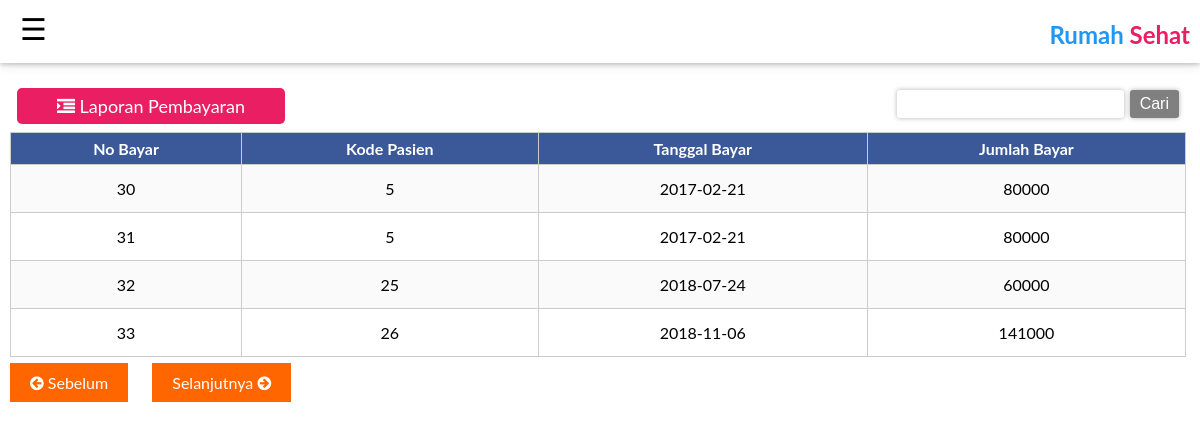
/apoteker/data-pembayaran.php, run on the app's committed database.
### tables this page shows
CREATE TABLE `tb_pembayaran` (
  `no_bayar` int(50) NOT NULL,
  `kd_pasien` int(50) NOT NULL,
  `tglbyr` date NOT NULL,
  `jmlbyr` int(50) NOT NULL
);

### apoteker/data-pembayaran.php (the view, shortened to what this page needs)
<?php require_once('../Connections/koneksi.php'); ?>
<?php
$currentPage = $_SERVER["PHP_SELF"];
$maxRows_Recordset1 = 7;
$pageNum_Recordset1 = 0;
$startRow_Recordset1 = $pageNum_Recordset1 * $maxRows_Recordset1;
$query_Recordset1 = "SELECT * FROM tb_pembayaran";
$query_limit_Recordset1 = sprintf("%s LIMIT %d, %d", $query_Recordset1, $startRow_Recordset1, $maxRows_Recordset1);
$Recordset1 = mysql_query($query_limit_Recordset1, $koneksi) or die(mysql_error());
$row_Recordset1 = mysql_fetch_assoc($Recordset1);
if (isset($_GET['totalRows_Recordset1'])) {
  $totalRows_Recordset1 = $_GET['totalRows_Recordset1'];
} else {
  $all_Recordset1 = mysql_query($query_Recordset1);
  $totalRows_Recordset1 = mysql_num_rows($all_Recordset1);
}
$totalPages_Recordset1 = ceil($totalRows_Recordset1/$maxRows_Recordset1)-1;
$queryString_Recordset1 = "";
$queryString_Recordset1 = sprintf("&totalRows_Recordset1=%d%s", $totalRows_Recordset1, $queryString_Recordset1);
?>
<!DOCTYPE html PUBLIC "-//W3C//DTD XHTML 1.0 Transitional//EN" "http://www.w3.org/TR/xhtml1/DTD/xhtml1-transitional.dtd">
<html xmlns="http://www.w3.org/1999/xhtml">
<head>
	<link href="css/sidebar.css" rel="stylesheet">
	<link href="css/css.css" rel="stylesheet">
	<link href="../css/font-awesome.min.css" rel="stylesheet" type="text/css" />
</head>
<body>
<?php include"header.php"?>
<div class="content-admin" style="overflow-x:auto;">
<div style="float:left;margin:15px;">
	<a class="bayaran" href="laporan-pembayaran.php"><i class="fa fa-indent" style="color:white;"></i> Laporan Pembayaran</a>
 </div>
 <div style="float:right;margin:0px 19px;">
   <form id="form1" name="form1" method="post" action="cari-bayar.php">
      <input type="text" name="caripembayaran" id="textfield" />
      <input type="submit" name="button" id="button" value="Cari" />
    </form>
  </div>
<table border="1">
  <tr>
    <th>No Bayar</th>
    <th>Kode Pasien</th>
    <th>Tanggal Bayar</th>
    <th>Jumlah Bayar</th>
  </tr>
  <?php do { ?>
    <tr>
      <td><?php echo $row_Recordset1['no_bayar']; ?></td>
      <td><?php echo $row_Recordset1['kd_pasien']; ?></td>
      <td><?php echo $row_Recordset1['tglbyr']; ?></td>
      <td><?php echo $row_Recordset1['jmlbyr']; ?></td>
    </tr>
    <?php } while ($row_Recordset1 = mysql_fetch_assoc($Recordset1)); ?>
</table>
<p>
	<a class="pagination" href="<?php printf("%s?pageNum_Recordset1=%d%s", $currentPage, max(0, $pageNum_Recordset1 - 1), $queryString_Recordset1); ?>"><i class="fa fa-arrow-circle-left"></i> Sebelum</a>
	<a class="pagination" href="<?php printf("%s?pageNum_Recordset1=%d%s", $currentPage, min($totalPages_Recordset1, $pageNum_Recordset1 + 1), $queryString_Recordset1); ?>">Selanjutnya <i class="fa fa-arrow-circle-right"></i></a>
</p>
</div>
</body>
</html>

### apoteker/css/sidebar.css (style rules this page uses)
body { font-family: "Lato", sans-serif; margin:0px; }
a { text-decoration:none; }
.content-admin { width: 100%; height: auto; background-color:#fff; margin:80px 0px; float: left; }

### apoteker/css/css.css (style rules this page uses)
a { text-decoration:none; }
input[type="submit"],input[type="reset"],button,input[type="radio"] { cursor:pointer; margin:0px 2px; background-color:grey; color:#fff; -webkit-transition:background 1s; padding:5px 10px; }
.bayaran { cursor:pointer; margin:2px 2px; -webkit-transition:background 1s; background:#e91e63; color:white; font-size:18px; padding:7px 40px; border-radius:5px; }
input,textarea,select,button,.submit-data { font-family: Verdana,sans-serif; border-radius: 3px; padding: 5px 10px; margin: 10px 0px; border: 0; box-shadow: 0px 0px 5px 0px rgba(0,0,0,0.3); font-size: 16px; box-sizing: border-box; }
table { border-collapse: collapse; font-size: 16px; margin:10px; background:#fff; border-radius:5px; width:98%; }
table tr td { padding: 14px 5px; text-align: center; border: solid 1px #ccc; }
table th { padding:6px 5px; border:solid 1px #ccc; background:#3B5998; color:#fff; }
tr:nth-child(even) { background-color: rgba(230,230,230,0.2); }
.pagination { width:100px; height:auto; padding:10px 20px; margin:0px 10px; background:#ff6600; color:#fff; }

### data on the page
tb_pembayaran: no_bayar "30", kd_pasien "5", tglbyr "2017-02-21", jmlbyr "80000"
tb_pembayaran: no_bayar "31", kd_pasien "5", tglbyr "2017-02-21", jmlbyr "80000"
tb_pembayaran: no_bayar "32", kd_pasien "25", tglbyr "2018-07-24", jmlbyr "60000"
tb_pembayaran: no_bayar "33", kd_pasien "26", tglbyr "2018-11-06", jmlbyr "141000"
